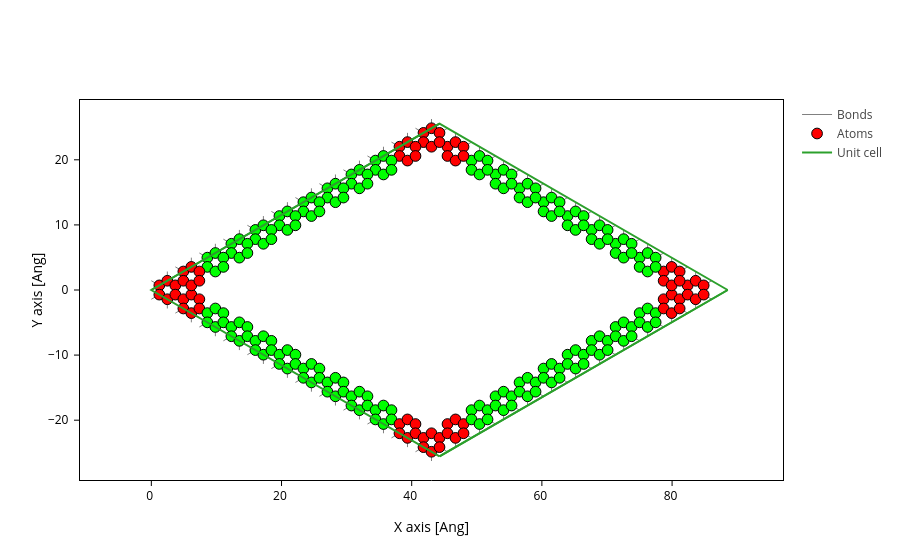

The notebook cell this image was saved under:
### Code cell
g2edge.plot(axes="xy",
            atoms_style=[
                dict(atoms=get_corners(N2, N2, NC=1), color="red"),
                dict(atoms=get_edges(N2, N2, NC=1), color="lime")
            ])

### Figure 1 — Plotly figure (JSON) as saved in the notebook; plotly's stock layout.template omitted (floating-point values rounded to 4 significant figures; data arrays with more than 128 entries replaced by an {"elided": "..."} marker saying what was removed)
{"data": [{"line": {"color": "gray", "width": 1}, "meta": {}, "mode": "lines", "name": "Bonds", "opacity": 1, "type": "scatter", "x": {"elided": "8484 float values"}, "y": {"elided": "8484 float values"}}, {"marker": {"color": {"elided": "264 str values"}, "line": {"color": "black", "width": 1}, "opacity": 1, "size": 10.72}, "meta": {}, "mode": "markers", "name": "Atoms", "opacity": 1, "type": "scatter", "x": {"elided": "264 float values"}, "y": {"elided": "264 float values"}}, {"meta": {}, "mode": "lines", "name": "Unit cell", "type": "scatter", "x": [0.0, 44.27, 88.54, 88.54, 44.27, 44.27, NaN, 44.27, 0.0, 0.0, 44.27, 44.27, 0.0, NaN, 88.54, 44.27, NaN, 88.54, 44.27], "y": [0.0, 25.56, 0.0, 0.0, 25.56, 25.56, NaN, 25.56, 0.0, 0.0, -25.56, -25.56, 0.0, NaN, 0.0, -25.56, NaN, 0.0, -25.56]}], "layout": {"scene": {"aspectmode": "data", "xaxis": {"title": {"text": "X axis [Ang]"}}, "yaxis": {"title": {"text": "Y axis [Ang]"}}}, "xaxis": {"scaleanchor": "y", "scaleratio": 1, "title": {"text": "X axis [Ang]"}}, "yaxis": {"title": {"text": "Y axis [Ang]"}}}}
